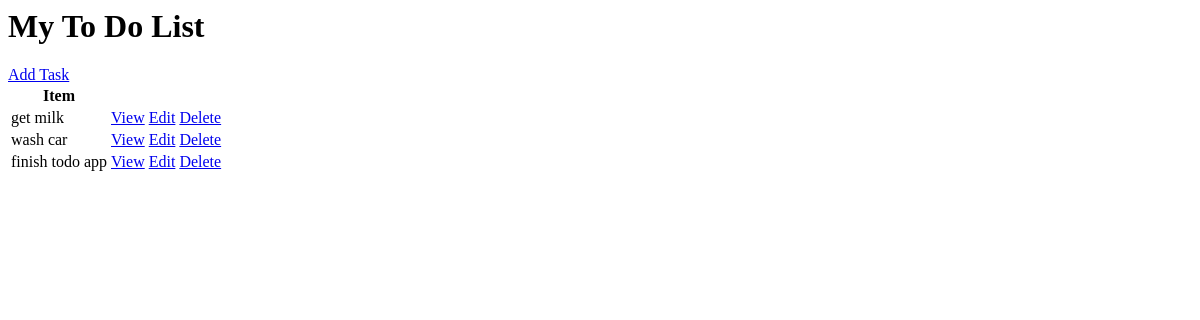
Before: / with the older database file.
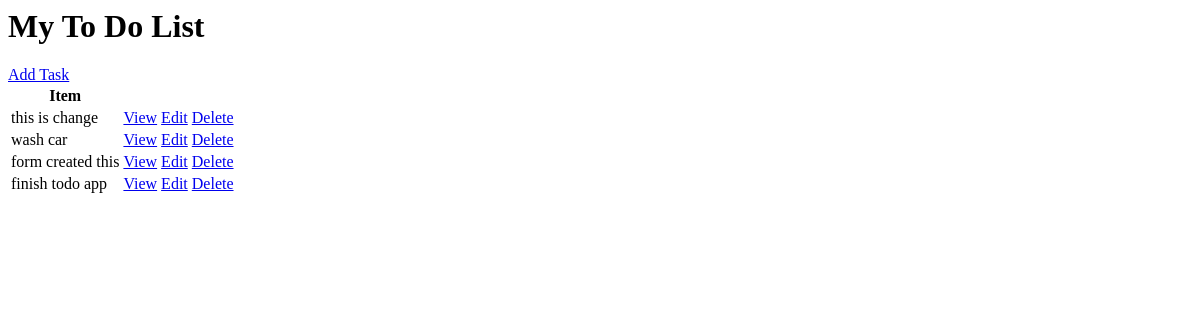
After: the same page with the newer database file.
### base/models.py (models this page shows, shortened)
class Task(models.Model):
    user = models.ForeignKey(User, on_delete=models.CASCADE, null=True, blank=True) #on delete -> cascade gets rid of item
    title = models.CharField(max_length=200)
    description = models.TextField(null=True, blank=True)
    complete = models.BooleanField(default=False)
    created = models.DateTimeField(auto_now_add=True)
    class Meta:
        ordering = ['complete'] #orders query

### base/views.py (the view)
# urls.py: path('', TaskList.as_view(), name='tasks'),
class TaskList(generic.ListView):
    models = Task
    context_object_name = 'tasks'   # your own name for the list as a template variable
    queryset = Task.objects.filter() # Get 5 books containing the title war
    template_name = 'base/todo_list.html'  # Specify your own template name/location

### base/templates/base/task_list.html
<h1>My To Do List</h1>
<a href="{% url 'task-create' %}">Add Task</a>
<table>
    <tr>
        <th>Item</th>
        <th></th>
        <th></th>
    </tr>
    {% for task in tasks %}
    <tr>
        <td>{{task.title}}</td>
        <td> <a href="{%url 'task' task.id %}"> View </a> </td>
        <td> <a href="{%url 'task-update' task.id %}"> Edit </a> </td>
        <td> <a href="{%url 'task-delete' task.id %}"> Delete </a> </td>
    </tr>
    {%empty%}
    <h3>No items in list</h3>
    {%endfor%}
</table>

Changed rows visible on the page:
changed Task: title "get milk" → "this is change"
added Task: title "form created this"
